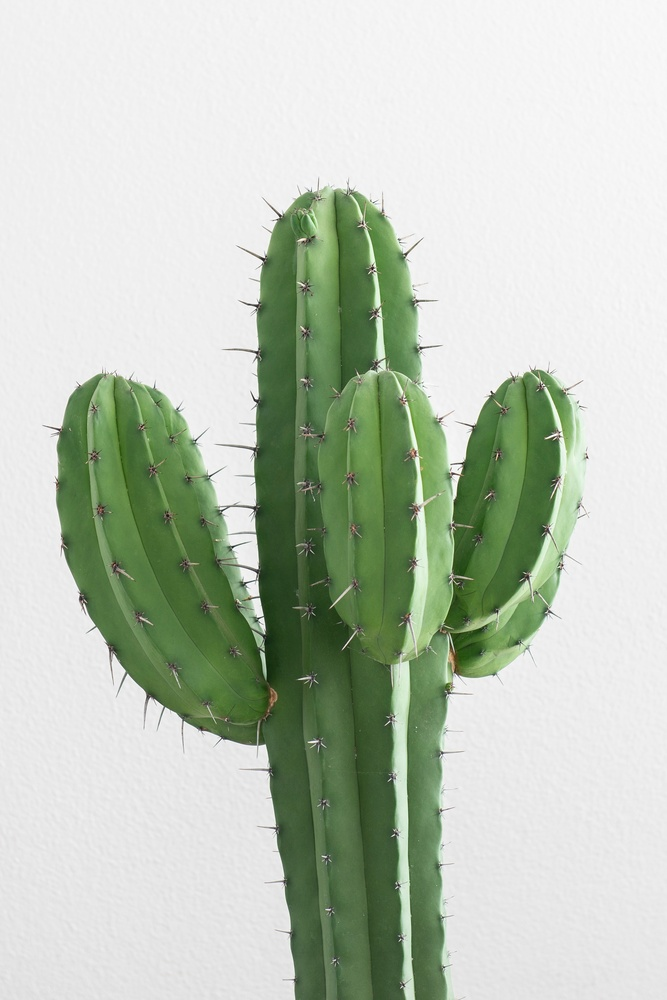
#> input picture img/22.jpg, 667 x 1000 px, shrunk from 2317 x 3475 before the run
$ python sesion2.py
#> lines starting #> are read from the running program, lines starting #| are printed output that depends on the picture
# -------------------------------------------------------------------------
# Crack the Code
# Diseño de filtros con Python
# Sesión 2 - Imágenes en blanco y negro
# -------------------------------------------------------------------------
# Importar bibliotecas que se utilizarán - no modifiques esta sección
from imagenes import imshow
import cv2
import numpy as np
from matplotlib import pyplot as plt

# -------------------------------------------------------------------------
# Escribe tu código aquí:
img = cv2.imread('./img/22.jpg')
#> img is the input picture: shape (1000, 667, 3); mean B, G, R 184.9, 200, 189.9
imshow('Original', img)
#> (this line was passed over: imagenes is not available in this run)

grises = cv2.cvtColor(img, cv2.COLOR_BGR2GRAY)
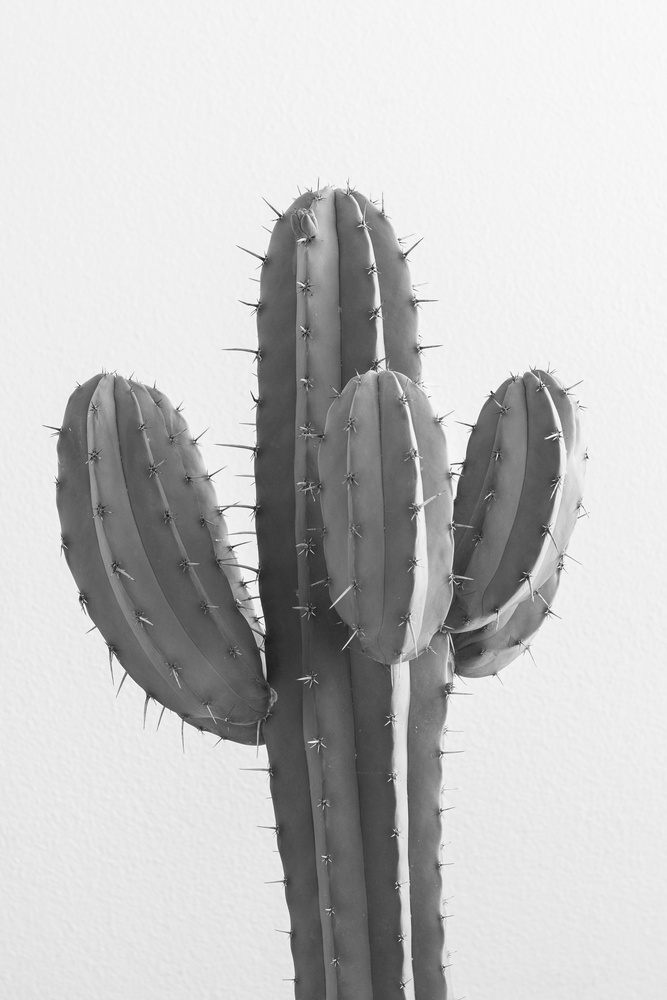
#> grises: shape (1000, 667); min 15, max 255, mean 195.2
imshow('GRISES', grises)
#> (this line was passed over: imagenes is not available in this run)

plt.hist(grises.ravel(), 256, [0, 256])
plt.show()
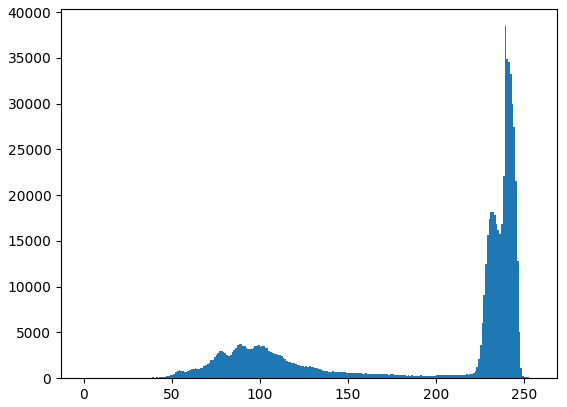
#> figure drawn by matplotlib, 1 panel; tallest bar 38467 high, from x = 239 to 240


# -------------------------------------------------------------------------
# Deja siempre este código hasta el final del archivo - no lo borres
# Este código sirve para mantener las ventas abiertas y
# cerrarlas cuando se presiona una tecla
cv2.waitKey(0)
cv2.destroyAllWindows()

$ run again, with img/1.jpg copied over img/22.jpg
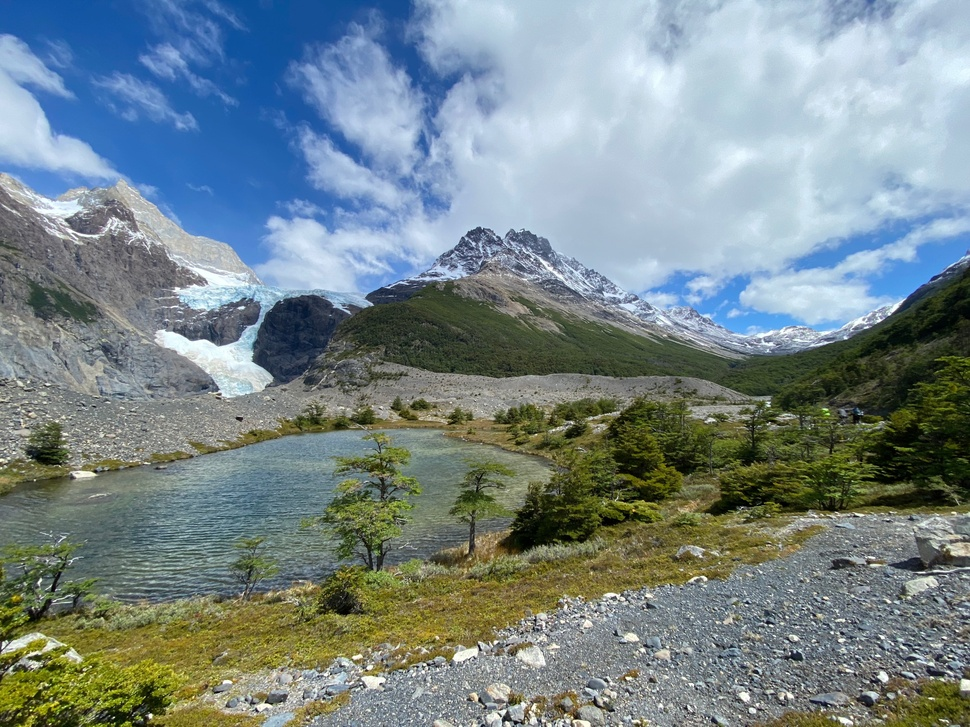
#> input picture img/1.jpg, 970 x 727 px, shrunk from 4032 x 3024 before the run
#> img is the input picture: shape (727, 970, 3); mean B, G, R 137.8, 135.2, 119.6
#> `grises = cv2.cvtColor(img, cv2.COLOR_BGR2GRAY)`:
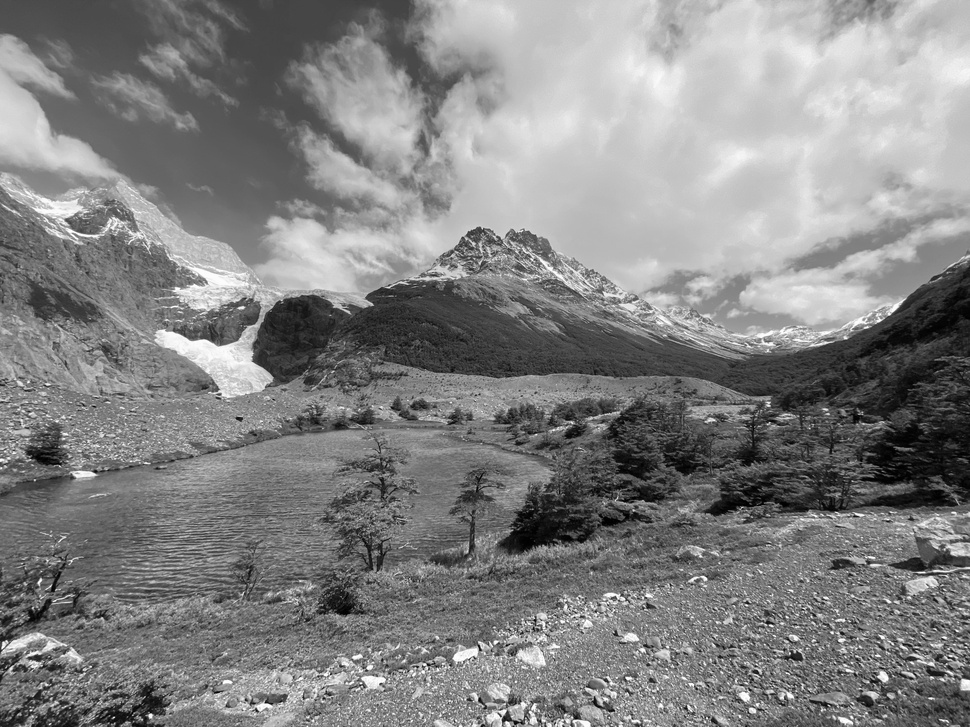
#> grises: shape (727, 970); min 0, max 255, mean 130.8
#> `plt.show()`:
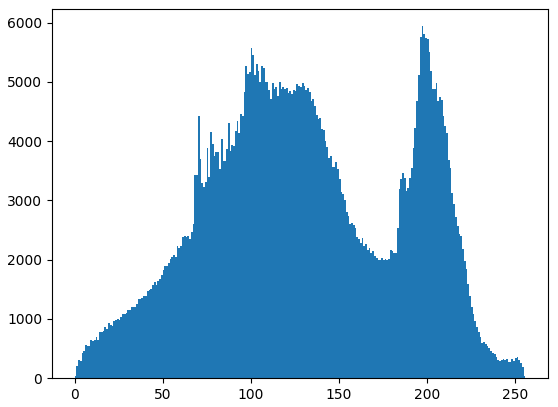
#> figure drawn by matplotlib, 1 panel; tallest bar 5941 high, from x = 197 to 198

$ run again, with img/10.jpg copied over img/22.jpg
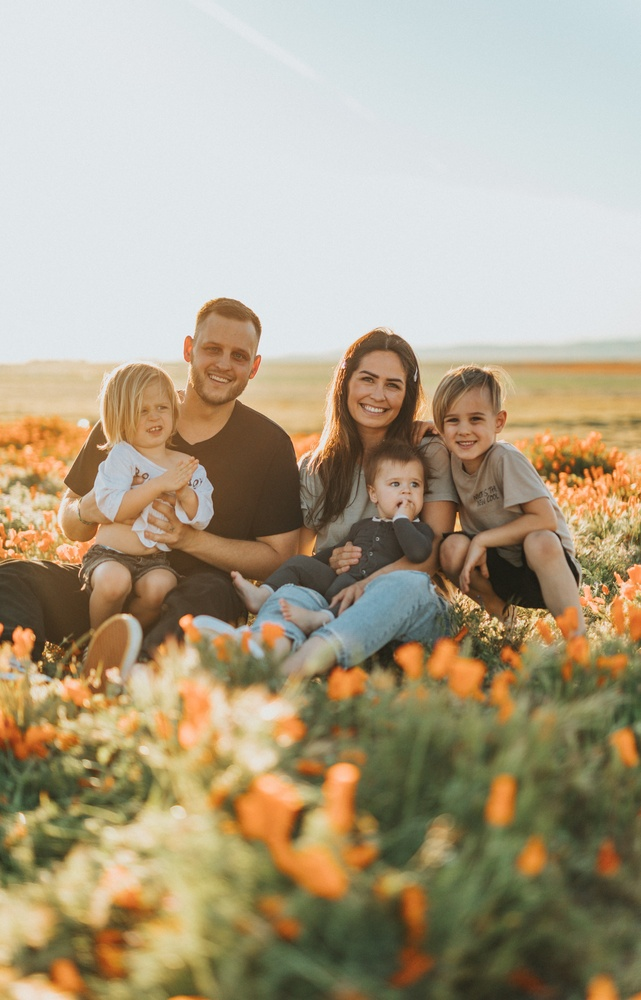
#> input picture img/10.jpg, 641 x 1000 px, shrunk from 4310 x 6720 before the run
#> img is the input picture: shape (1000, 641, 3); mean B, G, R 135.6, 160.6, 173.7
#> `grises = cv2.cvtColor(img, cv2.COLOR_BGR2GRAY)`:
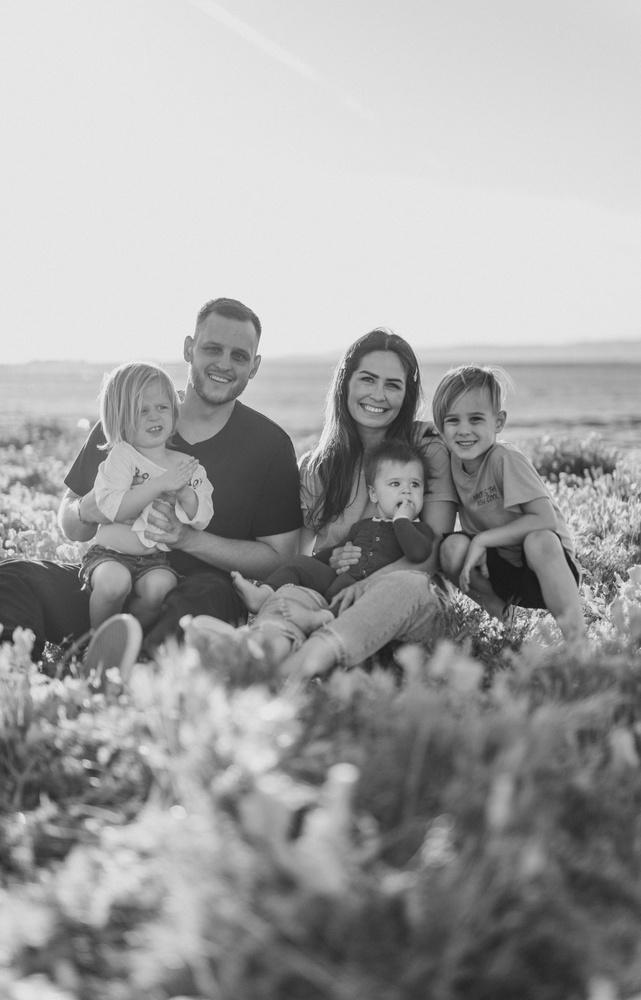
#> grises: shape (1000, 641); min 22, max 242, mean 161.7
#> `plt.show()`:
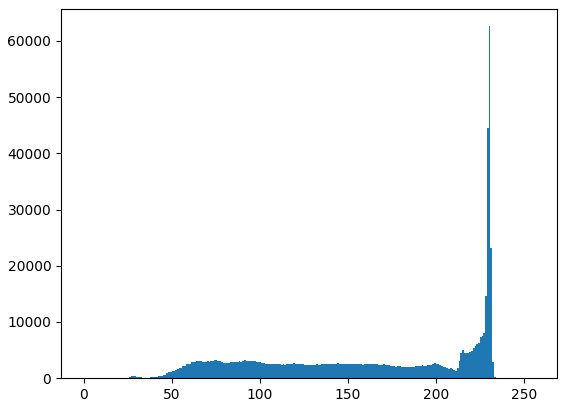
#> figure drawn by matplotlib, 1 panel; tallest bar 62617 high, from x = 230 to 231

$ run again, with img/11.jpg copied over img/22.jpg
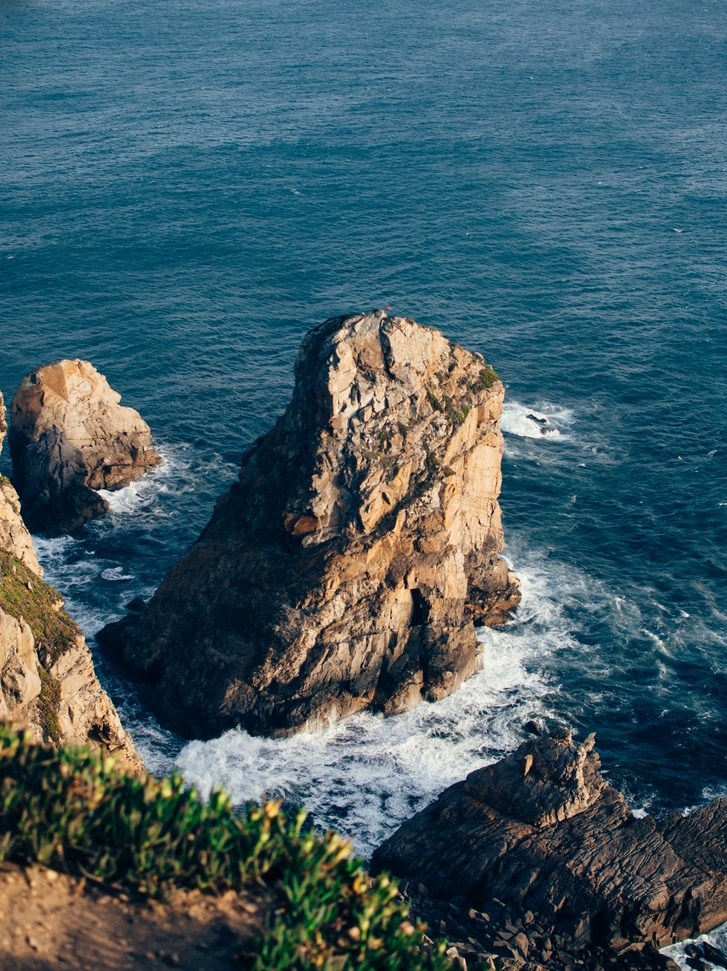
#> input picture img/11.jpg, 727 x 971 px, shrunk from 3667 x 4898 before the run
#> img is the input picture: shape (971, 727, 3); mean B, G, R 100.5, 92.4, 66.8
#> `grises = cv2.cvtColor(img, cv2.COLOR_BGR2GRAY)`:
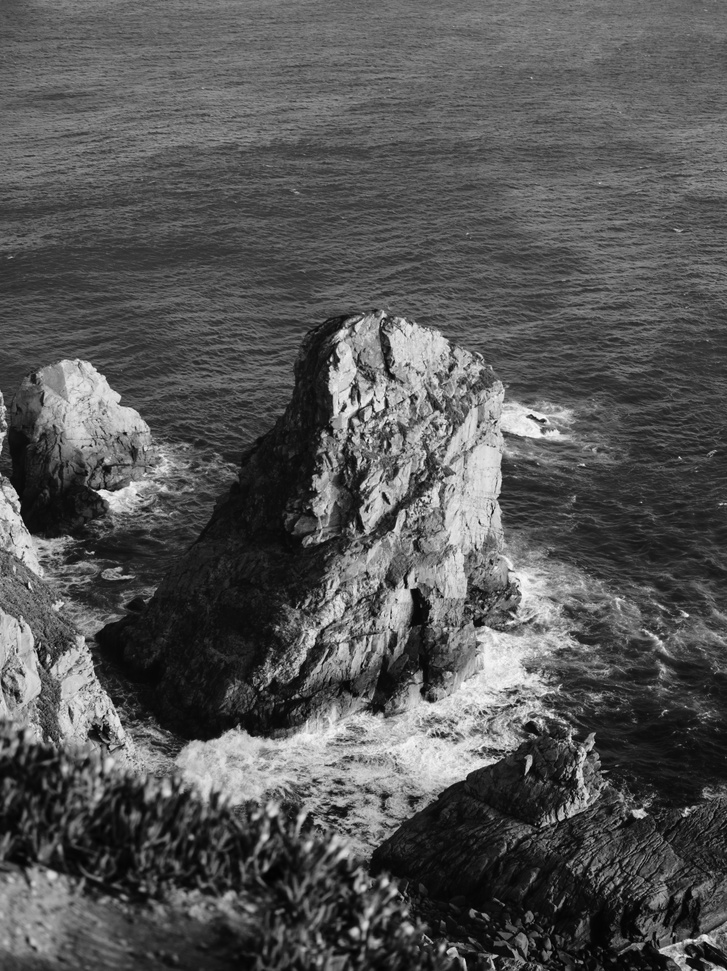
#> grises: shape (971, 727); min 1, max 255, mean 85.7
#> `plt.show()`:
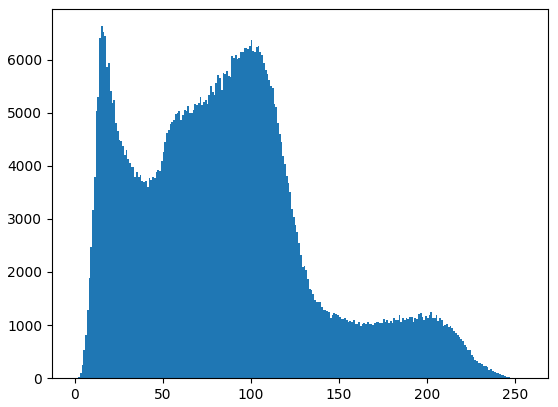
#> figure drawn by matplotlib, 1 panel; tallest bar 6629 high, from x = 15 to 16
